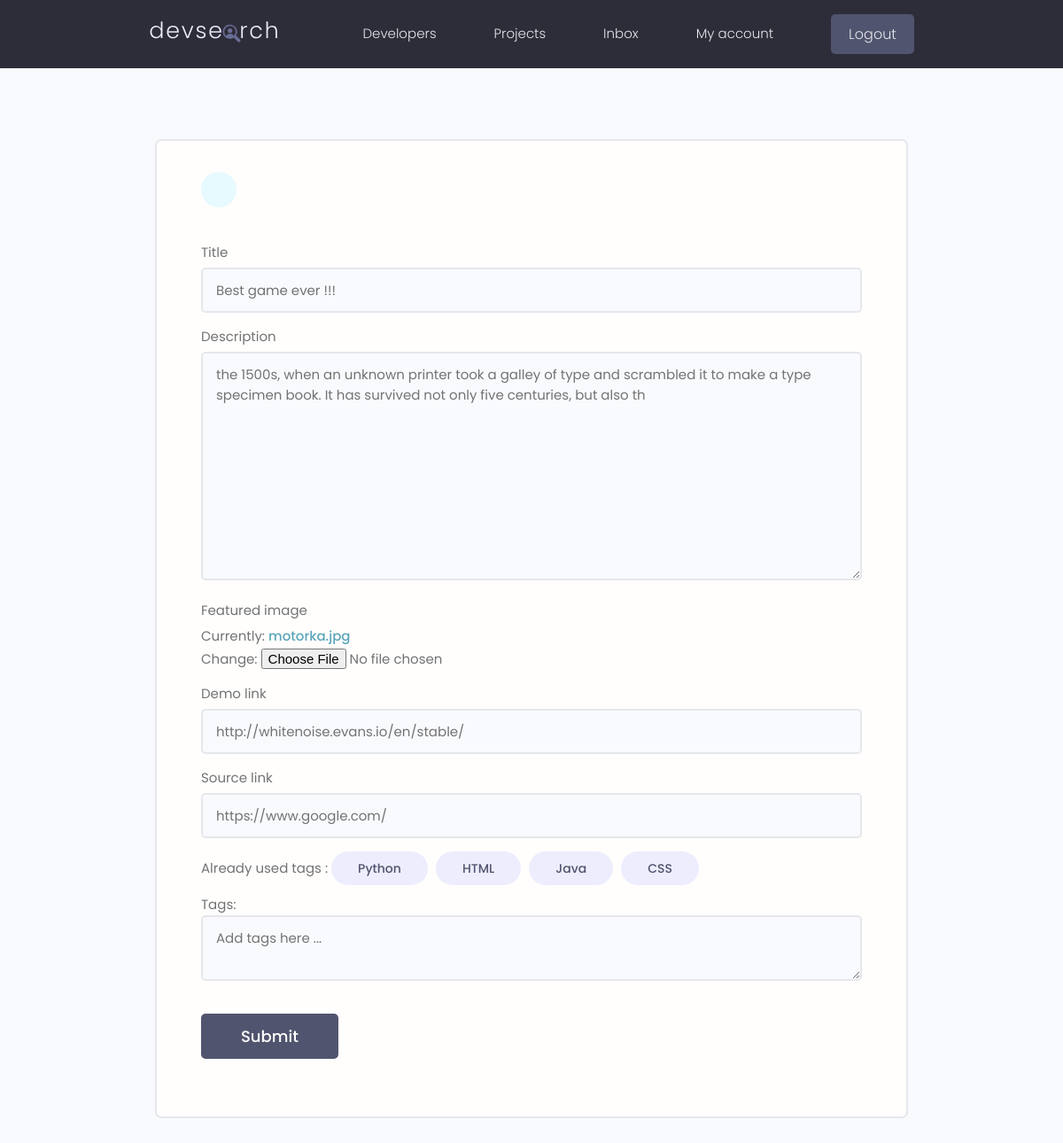
The app's page /projects/update_project/9383c987-9f2a-4486-9605-de4c230b241a/ (signed in) with its own data.
### projects/models.py (models this page shows, shortened)
class Project(models.Model):
    id = models.UUIDField(default=uuid.uuid4, unique=True,
    primary_key=True, editable=False)
    owner = models.ForeignKey(Profile, on_delete=models.CASCADE,null=True,blank=True)
    title = models.CharField(max_length=200)
    description = models.TextField(null=True, blank=True)
    featured_image = models.ImageField(null=False,blank=False, default="default.jpg")
    demo_link = models.CharField(max_length=2000,null=True,blank=True)
    source_link = models.CharField(max_length=2000,null=True,blank=True)
    tags = models.ManyToManyField("Tag",blank=True )
    vote_total = models.IntegerField(default=0, null=True,blank=True)
    vote_ratio = models.IntegerField(default=0, null=True,blank=True)
    created = models.DateTimeField(auto_now_add=True)
    updated = models.DateTimeField(auto_now=True)
    class Meta:
        ordering = ["-vote_ratio","-vote_total", "title"]

class Tag (models.Model):
    id = models.UUIDField(default=uuid.uuid4, unique=True,
    primary_key=True, editable=False)
    name = models.CharField(max_length=200)
    created = models.DateTimeField(auto_now_add=True)
    def __str__(self):
        return self.name

### projects/views.py (the view, shortened to what this page needs)
# urls.py: path('update_project/<str:pk>/', views.update_project,name="update_project"),
@login_required(login_url="login")
def update_project(request,pk):
    page = "update"
    profile = request.user.profile
    project = profile.project_set.get(id=pk)
    tags = project.tags.all()
    form = ProjectForm(instance=project)
    context = {"form": form,"tags":tags,"page":page}
    return render(request, "projects/project_form.html", context)

### projects/forms.py
class ProjectForm(ModelForm):
    class Meta:
        model = Project
        fields = ["title","description","featured_image","demo_link","source_link"]
        widgets = {
            "tags":forms.CheckboxSelectMultiple(),
        }
    def __init__(self, *args, **kwargs):
        super(ProjectForm, self).__init__(*args, **kwargs)
        self.fields["title"].widget.attrs.update(
            {"class":"input", "placeholder":"Add title"})
        self.fields["description"].widget.attrs.update(
            {"class":"input"})
        self.fields["demo_link"].widget.attrs.update(
            {"class":"input"})
        self.fields["source_link"].widget.attrs.update(
            {"class":"input"})

### projects/templates/projects/project_form.html (shortened to what this page needs)
{% extends 'main.html' %}
{% block content %}
<main class="formPage my-xl">
    <div class="content-box">
        <div class="formWrapper">
            <a class="backButton" href="{{ request.META.HTTP_REFERER }}"></a>
            <br>
            <form class="form" method="POST" enctype="multipart/form-data">
                {% for field in form %}
                <div class="form__field">
                    <label for="formInput#text">{{field.label}} </label>
                    {{ field }}
                </div>
                {% endfor %}
                {% if page == "update" %}
                Already used tags :
                {% for tag in tags %}
                    <div class="tag tag--pill tag--sub tag--lg">{{tag}}</div>
                {% endfor %}
                {% endif %}
                <div class="form">
                    <label for="formInput#text">Tags:</label>
                    <textarea class="input" name="newtags" placeholder="Add tags here ..." ></textarea>
                </div>
                <input class="btn btn--sub btn--lg  my-md" type="submit" value="Submit" />
            </form>
        </div>
    </div>
</main>
{% endblock %}

### static/styles/app.css (style rules this page uses)
:root { --color-sub: #2d2d39; }
.btn--sub { background-color: var(--color-sub-light); }
.content-box { width: 95%; max-width: 85rem; margin: 0 auto; }
.backButton { background: var(--color-main-light); color: var(--color-main); width: 4rem; height: 4rem; display: flex; align-items: center; justify-content: center; border-radius: 50%; }
.formPage .formWrapper { list-style: none; background: var(--color-white); padding: 3.5rem 5rem; border: 2px solid var(--color-light); border-radius: 0.7rem; }

### static/uikit/styles/modules/_variables.css (style rules this page uses)
:root { --color-main: #5aa5b9; --color-main-light: #e6faff; --color-sub: #3f4156; --color-sub-light: #51546e; --color-sub-lighter: #ededfd; --color-text: #737373; --color-gray: #8b8b8b; --color-light: #e5e7eb; --color-light-gray: #767676; --color-bg: #f8fafd; --color-white: #fffefd; --color-white-light: #f3f3f3; --color-success: #359e64; --color-success-bg: #def8e8; --color-error: #fc4b0b; --color-error-bg: #fff2ee; --font-base: 'Poppins', arial, helvetica, 'Segoe UI', roboto, ubuntu, sans-serif; --font-monospace: 'Fira Code', 'Courier New', courier, monospace; --font-regular: 300; --font-medium: 500; --font-bold: 700; --generic-shadow: 1px 1px 5px #00000010; --generic-transition: all 0.3s ease-in-out; }

### static/uikit/styles/modules/_base.css (style rules this page uses)
* { margin: 0; padding: 0; box-sizing: border-box; text-rendering: optimizeLegibility; color: inherit; font-size: inherit; }
html { font-size: 50%; }
@media only screen and (min-width: 480px) { html { font-size: 56.25%; } }
@media only screen and (min-width: 1200px) { html { font-size: 62.5%; } }
body { line-height: 1.6; font-weight: 400; font-size: 1.5rem; color: var(--color-text); background-color: var(--color-bg); min-height: 100vh; }

### static/uikit/styles/modules/_typography.css (style rules this page uses)
* { font-family: var(--font-base); }
a { padding-bottom: 2px; text-decoration: none; display: inline-block; color: var(--color-main); font-weight: var(--font-medium); }

### static/uikit/styles/modules/_utilities.css (style rules this page uses)
.my-md { margin: 3rem auto; }
.my-xl { margin: 8rem auto; }

### static/uikit/styles/modules/_button.css (style rules this page uses)
.btn { display: inline-block; position: relative; cursor: pointer; background-color: var(--color-light); font-weight: var(--font-medium); color: var(--color-sub); text-decoration: none; padding: 1rem 2rem; border-radius: 0.5rem; border: none; width: -webkit-fit-content; width: -moz-fit-content; width: fit-content; height: -webkit-fit-content; height: -moz-fit-content; height: fit-content; font-size: 1.6rem; outline-width: 0; outline-color: transparent; -webkit-backface-visibility: hidden; backface-visibility: hidden; transition: all 0.3s ease-in-out; }
.btn--sub { background-color: var(--color-sub); color: var(--color-white); }
.btn--lg { font-size: 1.8rem; padding: 1.2rem 4.5rem; }

### static/uikit/styles/modules/_form.css (style rules this page uses)
.form { display: block; }
.form__field { margin-top: 1.5rem; margin-bottom: 1.5rem; }
.form__label, .form__field > label { display: block; margin-bottom: 0.5rem; color: var(--color-text); }
input.input[type='text'], input.input[type='email'], input.input[type='password'], input.input[type='number'], textarea.input { min-width: 24rem; width: 100%; padding: 1.2rem 1.5rem; border-radius: 0.5rem; border: 2px solid var(--color-light); transition: all 0.3s ease-in-out; background-color: var(--color-bg); }

### static/uikit/styles/modules/_tag.css (style rules this page uses)
.tag { display: inline-flex; align-items: center; background-color: var(--color-sub); height: -webkit-fit-content; height: -moz-fit-content; height: fit-content; width: -webkit-fit-content; width: -moz-fit-content; width: fit-content; border-radius: 0.5rem; padding: 0.5rem 1.5rem; font-size: 1.2rem; cursor: pointer; }
.tag:not(:last-child) { margin-right: 0.25rem; margin-bottom: 0.75rem; }
.tag--pill { border-radius: 5rem; }
.tag--sub, .tag--sub > small { background: var(--color-sub-lighter); color: var(--color-sub-light); font-weight: 500; }
.tag--lg { padding: 0.8rem 3rem; font-size: 1.4rem; }
.tag--lg:not(:last-child) { margin-right: 0.5rem; margin-bottom: 1rem; }

### records on screen
Project: form "Best game ever !!!" "the 1500s, when an unknown printer took a galley of type and scrambled it to make a type specimen book. It has survived not only five centuries, but also th" "http://whitenoise.evans.io/en/stable/" "https://www.google.com/"
Tag: name "Python"
Tag: name "HTML"
Tag: name "Java"
Tag: name "CSS"

### other values on screen
{{ field.label }} "Title" "Description" "Featured image" "Demo link" "Source link"
